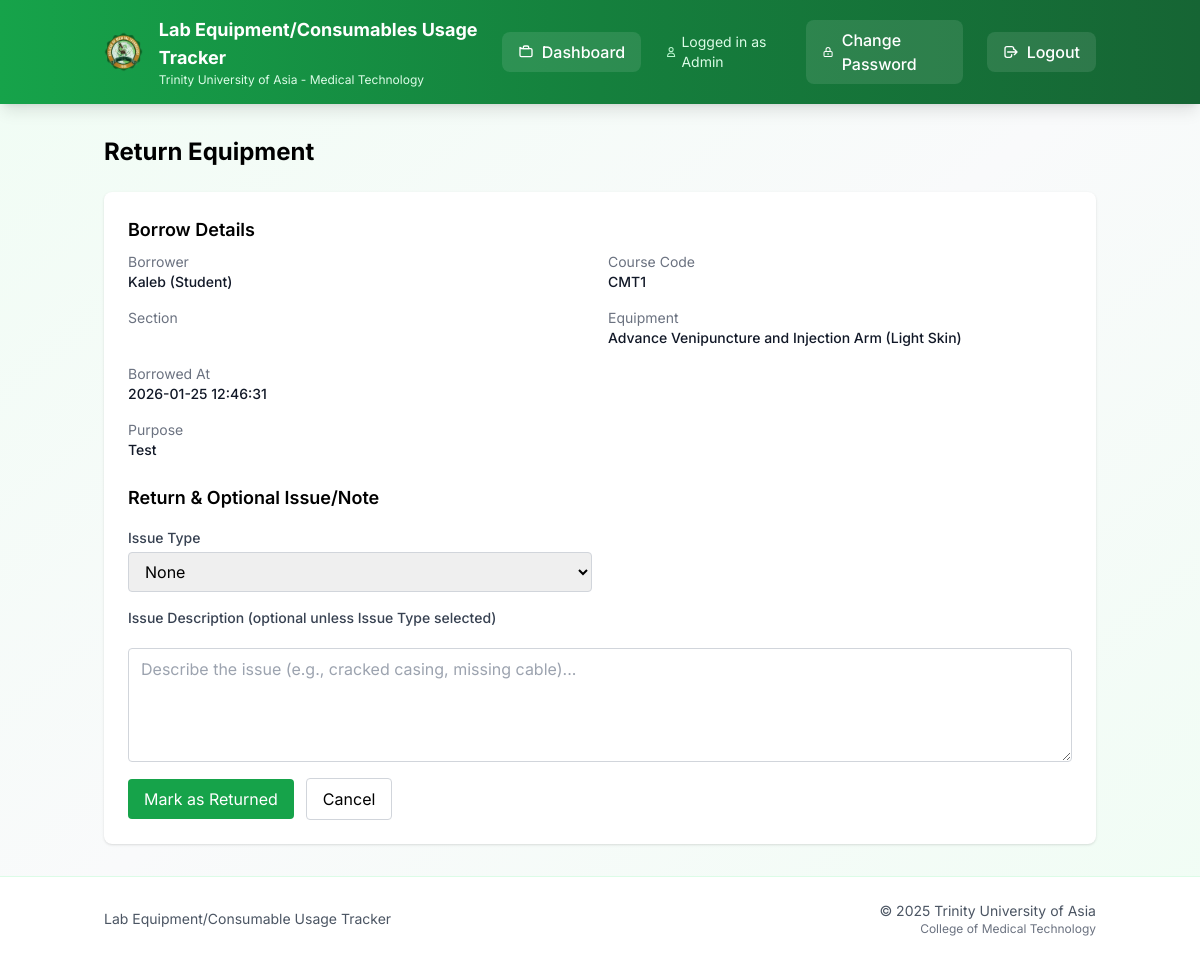
The page /equipment/return/20 (signed in) on the database its author committed.
### models.py (models this page shows)
class BorrowLog(db.Model):
    id = db.Column(db.Integer, primary_key=True)
    borrower_first_name = db.Column(db.String(60), nullable=False)
    borrower_last_name = db.Column(db.String(60), nullable=False)
    borrower_type = db.Column(db.String(20), nullable=False)  # 'student' or 'faculty'
    course_code = db.Column(db.String(50), nullable=False)
    section = db.Column(db.String(50), nullable=False)
    purpose = db.Column(db.Text, nullable=False)
    faculty_in_charge_id = db.Column(db.Integer, db.ForeignKey('faculty_in_charge.id'), nullable=True)
    equipment_id = db.Column(db.Integer, db.ForeignKey('equipment.id'))
    quantity_borrowed = db.Column(db.Integer, default=1, nullable=False)
    borrowed_at = db.Column(db.DateTime, default=db.func.current_timestamp())
    returned_at = db.Column(db.DateTime, nullable=True)
    equipment = db.relationship('Equipment', backref='borrow_logs')
    faculty_in_charge = db.relationship('FacultyInCharge', backref='borrow_logs')

class Equipment(db.Model):
    id = db.Column(db.Integer, primary_key=True)
    description = db.Column(db.String(200), nullable=False)
    qty = db.Column(db.Integer)
    date_purchased = db.Column(db.String(20))
    serial_number = db.Column(db.String(100))
    brand_name = db.Column(db.String(100))
    model = db.Column(db.String(100))
    remarks = db.Column(db.String(100))
    location = db.Column(db.String(200))
    barcode = db.Column(db.String(50), nullable=True)  # Barcode for quick scanning

### app.py (the view, shortened to what this page needs)
@app.route('/equipment/return/<int:borrow_id>', methods=['GET', 'POST'])
def return_equipment(borrow_id):
    if session.get('role') not in ['admin', 'tech']:
        return redirect(url_for('dashboard'))
    log = BorrowLog.query.get_or_404(borrow_id)
    return render_template('return_equipment.html', log=log)

### templates/return_equipment.html (shortened to what this page needs)
{% extends "base.html" %}
{% block content %}
<h1 class="text-2xl font-bold mb-6">Return Equipment</h1>
<div class="bg-white rounded-lg shadow p-6 space-y-6">
  <div>
    <h2 class="text-lg font-semibold mb-2">Borrow Details</h2>
    <div class="grid grid-cols-1 md:grid-cols-2 gap-4 text-sm">
      <div>
        <div class="text-gray-500">Borrower</div>
        <div class="font-medium text-gray-900">{{ log.borrower_first_name }} {{ log.borrower_last_name }} ({{ log.borrower_type.title() }})</div>
      </div>
      <div>
        <div class="text-gray-500">Course Code</div>
        <div class="font-medium text-gray-900">{{ log.course_code }}</div>
      </div>
      <div>
        <div class="text-gray-500">Section</div>
      </div>
      <div>
        <div class="text-gray-500">Equipment</div>
        <div class="font-medium text-gray-900">{{ log.equipment.description if log.equipment else '—' }}</div>
      </div>
      <div>
        <div class="text-gray-500">Borrowed At</div>
        <div class="font-medium text-gray-900">{{ log.borrowed_at }}</div>
      </div>
      <div class="md:col-span-2">
        <div class="text-gray-500">Purpose</div>
        <div class="font-medium text-gray-900">{{ log.purpose }}</div>
      </div>
    </div>
  </div>
  <form method="POST" class="space-y-4">
    <h2 class="text-lg font-semibold">Return & Optional Issue/Note</h2>
    <div class="grid grid-cols-1 md:grid-cols-2 gap-4">
      <div>
        <label for="note_type" class="block text-sm font-medium text-gray-700">Issue Type</label>
        <select id="note_type" name="note_type" class="mt-1 block w-full border border-gray-300 rounded px-3 py-2">
          <option value="none" selected>None</option>
        </select>
      </div>
      <div class="md:col-span-2">
        <label for="description" class="block text-sm font-medium text-gray-700">Issue Description (optional unless Issue Type selected)</label>
      </div>
      <div class="md:col-span-2">
        <textarea id="description" name="description" rows="4" class="mt-1 block w-full border border-gray-300 rounded px-3 py-2" placeholder="Describe the issue (e.g., cracked casing, missing cable)..."></textarea>
      </div>
    </div>
    <div class="flex items-center gap-3">
      <button type="submit" class="bg-green-600 text-white px-4 py-2 rounded hover:bg-green-700">Mark as Returned</button>
      <a href="{{ url_for('history') }}" class="px-4 py-2 rounded border border-gray-300 hover:bg-gray-50">Cancel</a>
    </div>
  </form>
</div>
{% endblock %}

### templates/base.html (style rules this page uses)
body { font-family: 'Inter', sans-serif; }
* { transition: all 0.2s ease-in-out; }

### rows shown on the page
BorrowLog: borrower_first_name "Kaleb", borrower_type "Student", course_code "CMT1", borrowed_at "2026-01-25 12:46:31", purpose "Test"
Equipment: equipment "Advance Venipuncture and Injection Arm (Light Skin)"

### other values the page prints
{{ session.get('role', 'User').title() }} "Admin"
